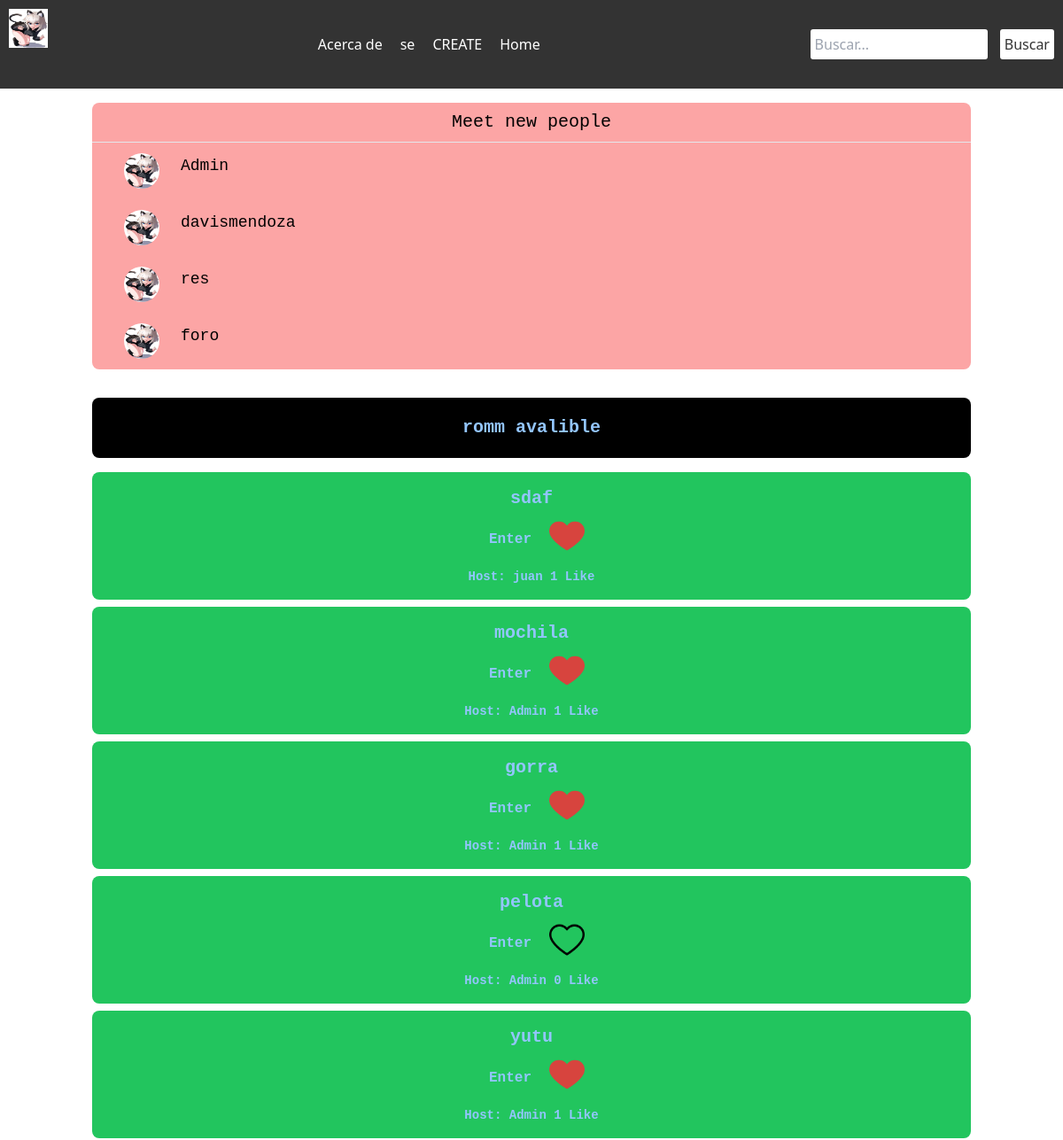
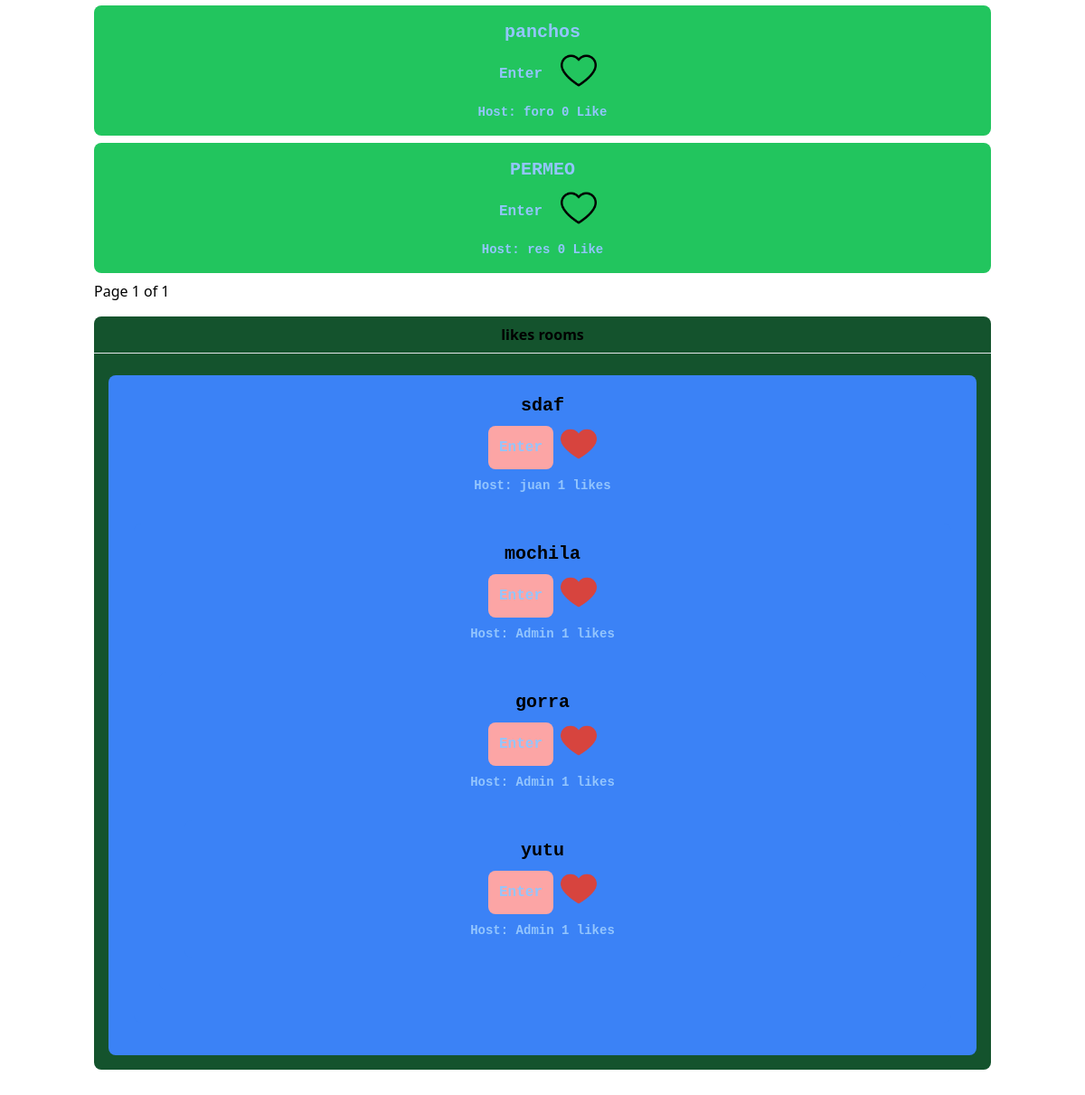
Screenshot of / (signed in) with the database file from the repository (2 pictures, top to bottom).
### users/models.py (models this page shows)
class User(AbstractBaseUser, PermissionsMixin):
    email = models.EmailField(blank=False, max_length=255, unique=True)
    username = models.CharField(unique=True, max_length=60)
    bio = models.TextField(blank=True)
    avatar = models.ImageField(default='avatar.jpg')
    is_active = models.BooleanField(default=True)
    is_superuser = models.BooleanField(default=False)
    is_staff = models.BooleanField(default=False)
    date_joined = models.DateTimeField(default=timezone.now)
    objects = CustomUserManager()
    USERNAME_FIELD = 'email'
    EMAIL_FIELD = 'email'
    REQUIRED_FIELDS = []

### core/models.py (models this page shows, shortened)
class Room(models.Model):
    name = models.CharField(max_length=50)
    user = models.ForeignKey(User, on_delete=models.CASCADE)
    like = models.ManyToManyField(User, related_name="like", default=None, blank=True)
    class Meta:
        ordering = ['-id']

### core/views.py (the view)
# urls.py: path("", views.home, name='home'),
@login_required
def home(request):
    user = request.user
    users = User.objects.exclude(username=user.username)
    filtro = users[0:5]
    likes = user.like.all()
    rooms = Room.objects.all()
    paginator = Paginator(rooms, 9)
    page_number = request.GET.get('page')
    page_obj = paginator.get_page(page_number)
    return render(request, "core/home.html", {'page_obj':page_obj, 'filtro':filtro, 'likes':likes})

### templates/core/home.html (shortened to what this page needs)
{% extends 'index.html' %}
{% load static %}
{% block content %}
        <div class="grid gap-x-8 gap-y-4 grid-cols-1 p-4 sm:grid-cols-1 md:grid-cols-1 lg:grid-cols-1 xl:grid-cols-3 2xl:grid-cols-3">
                <div class="sm:mb-4 md:mb-4 lg:mb-4 xl:mx-10 2xl:mx-10 s">
                        <div class="bg-red-300 rounded-lg s">
                                <h1 class="text-xl font-mono p-2 border-b border-red front-semibold text-white-200 text-center">
                                        Meet new people
                                </h1>
                                <ul>
                                        {% for u in filtro %}
                                        <li class="flex justify-start ml-6 p-3">
                                                <div class="mr-6">
                                                        <img  class="w-10 h-10 rounded-full" src="{{ user.avatar.url }}" alt="{{ u.username }}">
                                                </div>
                                                <div class="mr-6">
                                                        <a class="text-lg text-black font-mono teext-semibold hover:text-verde" href="{% url 'profiles' u.id %}">{{ u.username }}</a>
                                                </div>
                                                {% endfor %}
                                        </li>
                                </ul>
                        </div>
                </div>
                <div>
                        <div class="mb-4">
                                <div class="bg-black p-3 rounded-lg s">
                                        <h1 class="text-xl p-2 text-center font-mono font-semibold text-blue-300">
                                                romm avalible
                                        </h1>
                                </div>
                        </div>
                        {% for room in page_obj %}
                        <div class="my-2">
                                <div class="bg-green-500 p-2 rounded-lg ">
                                        <h1 class="text-xl p-2 text-center font-mono font-semibold text-blue-300">
                                                {{ room.name}}
                                        </h1>
                                        <div class="flex justify-center">
                                                <a href="{% url 'room' room.id %}" class="p-3 font-mono font-semibold text-blue-300 rounded-lg bg-red">   Enter  </a>
                                                <form class="ml-2" method="POST" action="{% url 'like_room' %}">
                                                        {% if user not in room.like.all %}
                                                        <button type="submit">
                                                                <img width="40" height="40" src="{% static 'images/love.png' %}" alt="">
                                                        </button>
                                                        {% else %}
                                                        <button type="submit">
                                                                <img width="40" height="40" src="{% static 'images/heart.png' %}" alt="">
                                                        </button>
                                                        {% endif %}
                                                </form>
                                        </div>
                                        <div class="flex justify-center">
                                                <p class="text-sm font-mono font-semibold p-2 text-blue-300">
                                                        Host:
                                                        <a class="text-sm font-mono hover:text-green-300 font-semibold text-blue-300" href="{% url 'profiles' room.user.id %}">
                                                                {{ room.user.username }}
                                                        </a>
                                                        <span class="font-mono font-semibold text-rosa">
                                                                {{ room.like.all.count }} Like
                                                        </span>
                                                </p>
                                        </div>
                                </div>
                        </div>
                        {% endfor %}
                        <div>
                                <span>
                                        <span>
                                                Page {{ page_obj.number }} of {{ page_obj.paginator.num_pages }}
                                        </span>
                                </span>
                        </div>
                </div>
                <div class="sm:mb-4 md:mb-4 lg:mb-4 xl:mx-10 2xl:mx-10">
                        <div class="bg-green-900 rounded-lg">
                                <h1 class="teext-xl border-b bordere-blue-300 p-2 text-center font-mon font-semibold text-claro">
                                        likes rooms
                                </h1>
                                <ul>
                                        {% for like in likes %}
                                        <div class="my-2 p-4 ">
                                        <div class=" bg-blue-500 rounded-lg p-3">
                                                <h1 class="text-xl p-2 text-center font-mono font-semibold" >{{ like.name }}</h1>
                                                <div class=" flex justify-center">
                                                        <a href="{% url 'room' like.id %}" class="p-3 font-mono font-semibold text-blue-300 rounded-lg bg-red-300">   Enter  </a>
                                                        <form class="ml-2" method="POST" action="{% url 'like_room' %}">
                                                                {% if user not in room.like.all %}
                                                                <button type="submit">
                                                                        <img width="40" height="40" src="{% static 'images/love.png' %}" alt="">
                                                                </button>
                                                                {% else %}
                                                                <button type="submit">
                                                                        <img width="40" height="40" src="{% static 'images/heart.png' %}" alt="">
                                                                </button>
                                                                {% endif %}
                                                        </form>
                                                </div>
                                                <div class="flex justify-center">
                                                        <p class="text-sm font-mono font-semibold p-2 text-blue-300">
                                                                Host:
                                                                <a class="text-sm font-mono hover:text-green-300 font-semibold text-blue-300" href="">
                                                                    {{ like.user.username }}
                                                                </a>
                                                                <span class="font-mono font-semibold text-rosa">
                                                                      {{ like.room.all.count }} likes
                                                                </span>
                                                        </p>
                                                </div>
                                                {% endfor %}
                                        </div>
                                        </div>
                                </ul>
                        </div>
                </div>
        </div>
{% endblock  %}

### templates/navbar.html (shortened to what this page needs)
<nav>
    <div class="logo">
        {% if request.user.is_authenticated %}
        <a href="{% url 'my_profile' %}" class="mr-5">
            <img class="w-11 h-11 rouded-full" src="{{ user.avatar.url }}" alt="{{ user.username}}">
        </a>
        {% endif %}
    </div>
    <div class="menu">
        <ul>
    {% if request.user.is_authenticated %}
            <li><a href="#">Acerca de</a></li>
            <li><a href="{% url 'logout_user' %}">se</a></li>
            <li><a href="{% url 'create_room' %}">CREATE</a></li>
            <li><a href="/">Home</a></li>
    {% else %}
            <li><a href="#">Acerca de</a></li>
            <li><a href="{% url 'register_page' %}">register</a></li>
            <li><a href="{% url 'login_page' %}">login</a></li>
    {% endif %}
        </ul>
    </div>
    <form class="text-gray-900" action="{% url 'search' %}" >
        <div class="search .text-gray-900">
            <input name="query" type="text" placeholder="Buscar...">
            <button type="submit">Buscar</button>
        </div>
    </form>
</nav>

### static/styles/styles.css (style rules this page uses)
nav { display: flex; justify-content: space-between; align-items: center; padding: 10px; background-color: #333; color: #fff; }
.logo a { font-size: 24px; font-weight: bold; text-decoration: none; color: #fff; }
.menu ul { list-style: none; margin: 0; padding: 0; display: flex; }
.menu li { margin: 0 10px; }
.menu a { text-decoration: none; color: #fff; }
.search input[type="text"] { padding: 5px; border: none; border-radius: 3px; width: 200px; }
.search button { padding: 5px; border: none; border-radius: 3px; background-color: #fff; color: #333; margin-left: 10px; }

### templates/navbar.html (style rules this page uses)
nav { display: flex; justify-content: space-between; align-items: center; padding: 10px; background-color: #333; color: #fff; }
.logo a { font-size: 24px; font-weight: bold; text-decoration: none; color: #fff; }
.menu ul { list-style: none; margin: 0; padding: 0; display: flex; }
.menu li { margin: 0 10px; }
.menu a { text-decoration: none; color: #fff; }
.search input[type="text"] { padding: 5px; border: none; border-radius: 3px; width: 200px; }
.search button { padding: 5px; border: none; border-radius: 3px; background-color: #fff; color: #333; margin-left: 10px; }

### rows the page displays
User: avatar (picture)
User: avatar (picture), username "Admin"
User: avatar (picture), username "davismendoza"
User: avatar (picture), username "res"
User: avatar (picture), username "foro"
Room: name "sdaf", user.username "juan", like.all.count "1", room.all.count "1"
Room: name "mochila", user.username "Admin", like.all.count "1", room.all.count "1"
Room: name "gorra", user.username "Admin", like.all.count "1", room.all.count "1"
Room: name "pelota", user.username "Admin", like.all.count "0"
Room: name "yutu", user.username "Admin", like.all.count "1", room.all.count "1"
Room: name "panchos", user.username "foro", like.all.count "0"
Room: name "PERMEO", user.username "res", like.all.count "0"

### other values shown
{{ page_obj.number }} "1"
{{ page_obj.paginator.num_pages }} "1"
